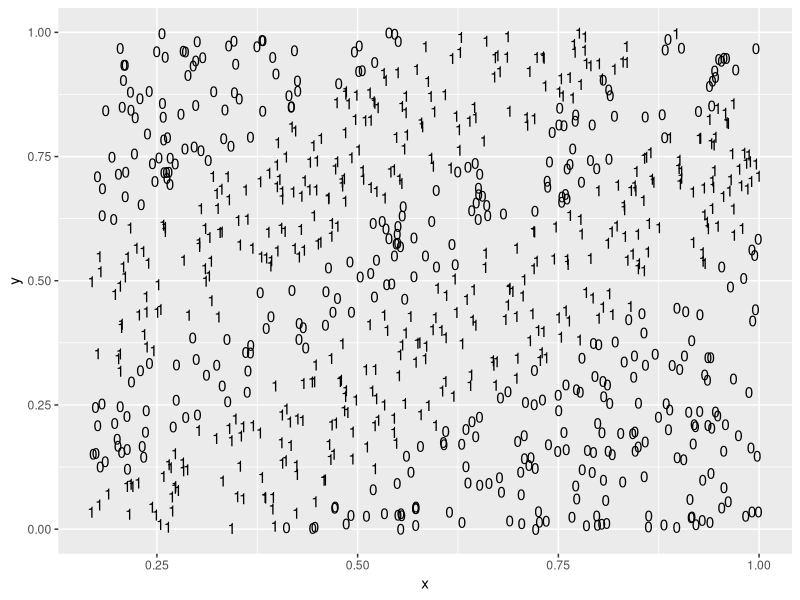
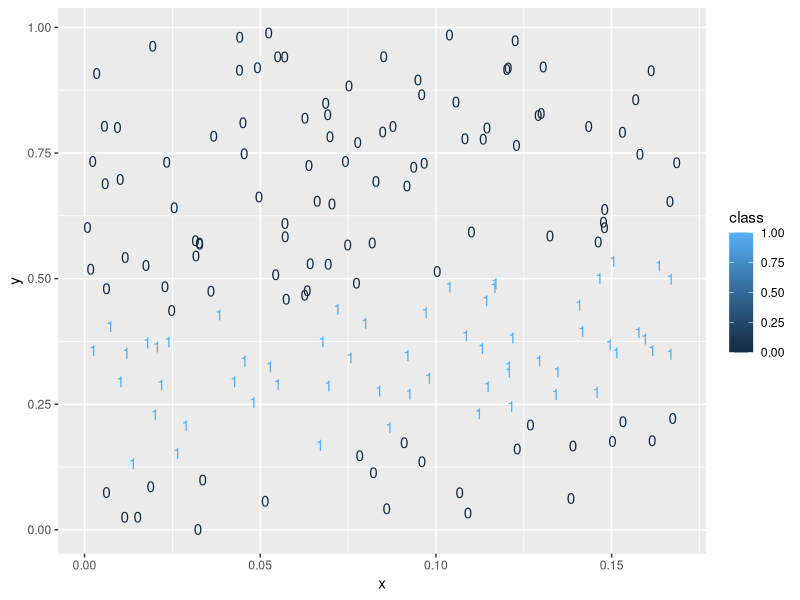

Write R code to recreate these figures, in order.
## ---- chunk 1
knitr::opts_chunk$set(echo = TRUE)
## ---- chunk 2
library(ggplot2)
library(tidyr)
trainData <- read.csv('part1_a/DataCSV/TrainDF0.csv')
testData <- read.csv('part1_a/DataCSV/TestDF0.csv')
store_all <- read.csv('part1_a/DataCSV/StoreAll0.csv')
store_error <- read.csv('part1_a/DataCSV/StoreError0.csv')

trainData %>% 
  ggplot(mapping = aes(x=x,y=y)) +
  geom_text(aes(label= class))

testData %>% 
  ggplot(mapping = aes(x=x,y=y)) +
  geom_text(aes(label= class, color = class))

## ---- chunk 3
library(knitr)
Scheduling <- read.csv('Scheduling.csv')
kable(Scheduling, caption = 'Scheduling Simulated Annealing on Sphere Problem, input [5,5]', format.args = list(scientific = TRUE))
## ---- chunk 4
library(knitr)
trials <- read.csv('part2/GAalgoTrials.csv')
kable(trials, caption = 'Genetic Algorithm test tables', format.args = list(scientific = FALSE))

